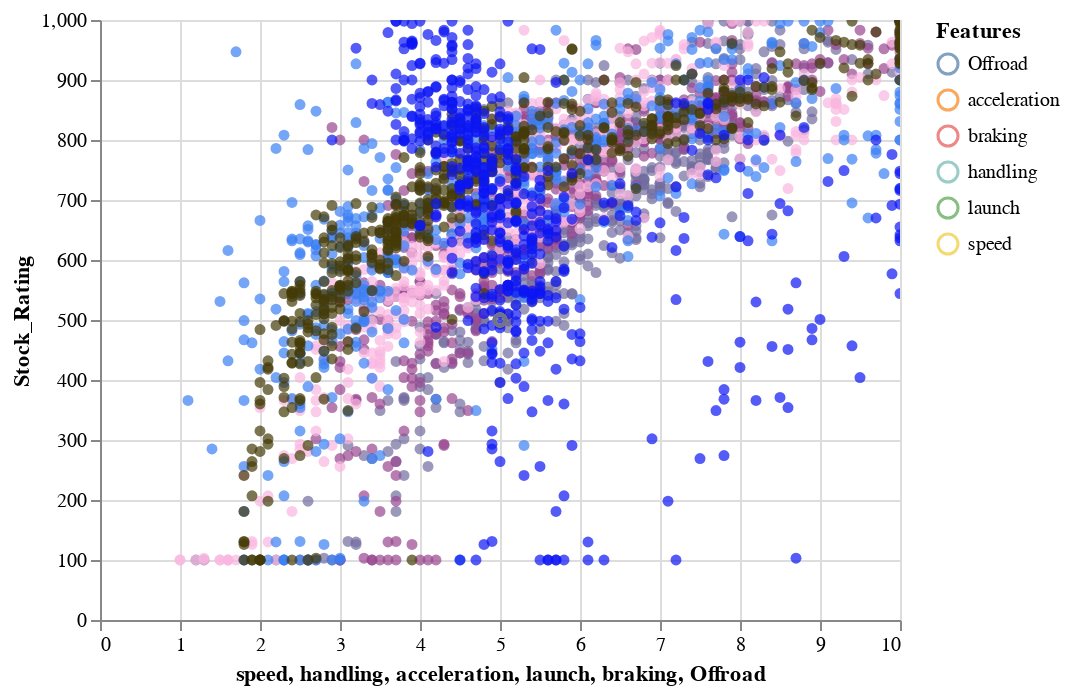

The notebook cell this image was saved under:
### Code cell
alt.layer(*(combined_chart, legend_chart))

### Figure 1 — Vega-Lite specification as saved in the notebook (floating-point values rounded to 4 significant figures; data arrays with more than 128 entries replaced by an {"elided": "..."} marker saying what was removed)
{"config": {"view": {"continuousWidth": 400, "continuousHeight": 300}}, "layer": [{"layer": [{"mark": "circle", "encoding": {"color": {"value": "rgb(114, 108, 158)"}, "tooltip": [{"field": "speed", "type": "quantitative"}], "x": {"field": "speed", "type": "quantitative"}, "y": {"field": "Stock_Rating", "type": "quantitative"}}, "selection": {"selector001": {"type": "interval", "bind": "scales", "encodings": ["x", "y"]}}}, {"mark": "circle", "encoding": {"color": {"value": "rgb(152, 70, 144)"}, "tooltip": [{"field": "handling", "type": "quantitative"}], "x": {"field": "handling", "type": "quantitative"}, "y": {"field": "Stock_Rating", "type": "quantitative"}}, "selection": {"selector002": {"type": "interval", "bind": "scales", "encodings": ["x", "y"]}}}, {"mark": "circle", "encoding": {"color": {"value": "rgb(249, 183, 223)"}, "tooltip": [{"field": "acceleration", "type": "quantitative"}], "x": {"field": "acceleration", "type": "quantitative"}, "y": {"field": "Stock_Rating", "type": "quantitative"}}, "selection": {"selector003": {"type": "interval", "bind": "scales", "encodings": ["x", "y"]}}}, {"mark": "circle", "encoding": {"color": {"value": "rgb(58, 127, 244)"}, "tooltip": [{"field": "launch", "type": "quantitative"}], "x": {"field": "launch", "type": "quantitative"}, "y": {"field": "Stock_Rating", "type": "quantitative"}}, "selection": {"selector004": {"type": "interval", "bind": "scales", "encodings": ["x", "y"]}}}, {"mark": "circle", "encoding": {"color": {"value": "rgb(69, 59, 7)"}, "tooltip": [{"field": "braking", "type": "quantitative"}], "x": {"field": "braking", "type": "quantitative"}, "y": {"field": "Stock_Rating", "type": "quantitative"}}, "selection": {"selector005": {"type": "interval", "bind": "scales", "encodings": ["x", "y"]}}}, {"mark": "circle", "encoding": {"color": {"value": "rgb(11, 22, 244)"}, "tooltip": [{"field": "Offroad", "type": "quantitative"}], "x": {"field": "Offroad", "type": "quantitative"}, "y": {"field": "Stock_Rating", "type": "quantitative"}}, "selection": {"selector006": {"type": "interval", "bind": "scales", "encodings": ["x", "y"]}}}], "data": {"name": "data-a5c3049d37e4715b1f1bbf6b968592ce"}}, {"data": {"name": "data-8555c6baafaa46fb2e949687c1e194a8"}, "mark": "point", "encoding": {"color": {"field": "column", "legend": {"title": "Features"}, "type": "nominal"}}}], "$schema": "https://vega.github.io/schema/vega-lite/v4.17.0.json", "datasets": {"data-a5c3049d37e4715b1f1bbf6b968592ce": {"elided": "537 records"}, "data-8555c6baafaa46fb2e949687c1e194a8": [{"column": "speed"}, {"column": "handling"}, {"column": "acceleration"}, {"column": "launch"}, {"column": "braking"}, {"column": "Offroad"}]}}
